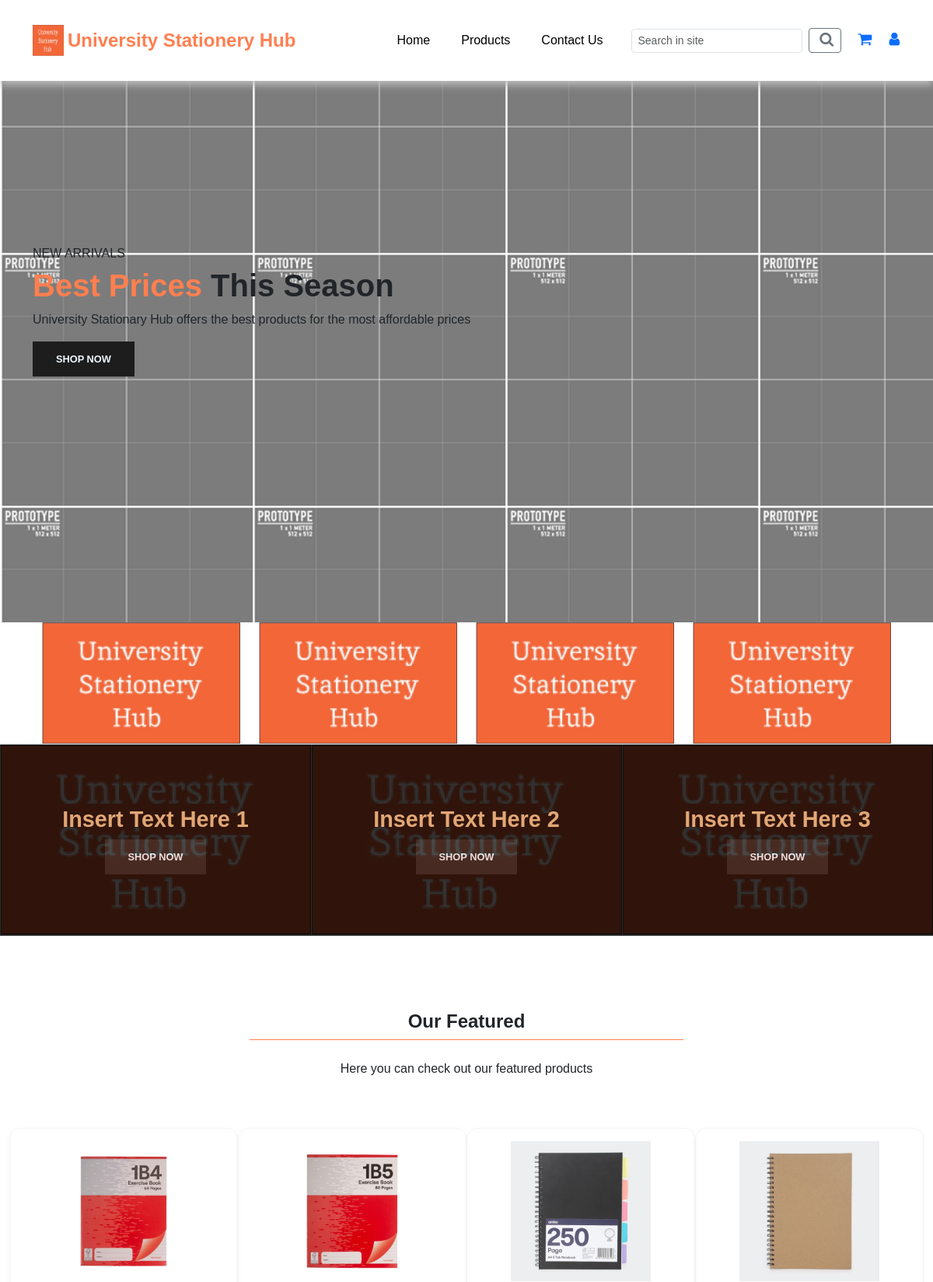
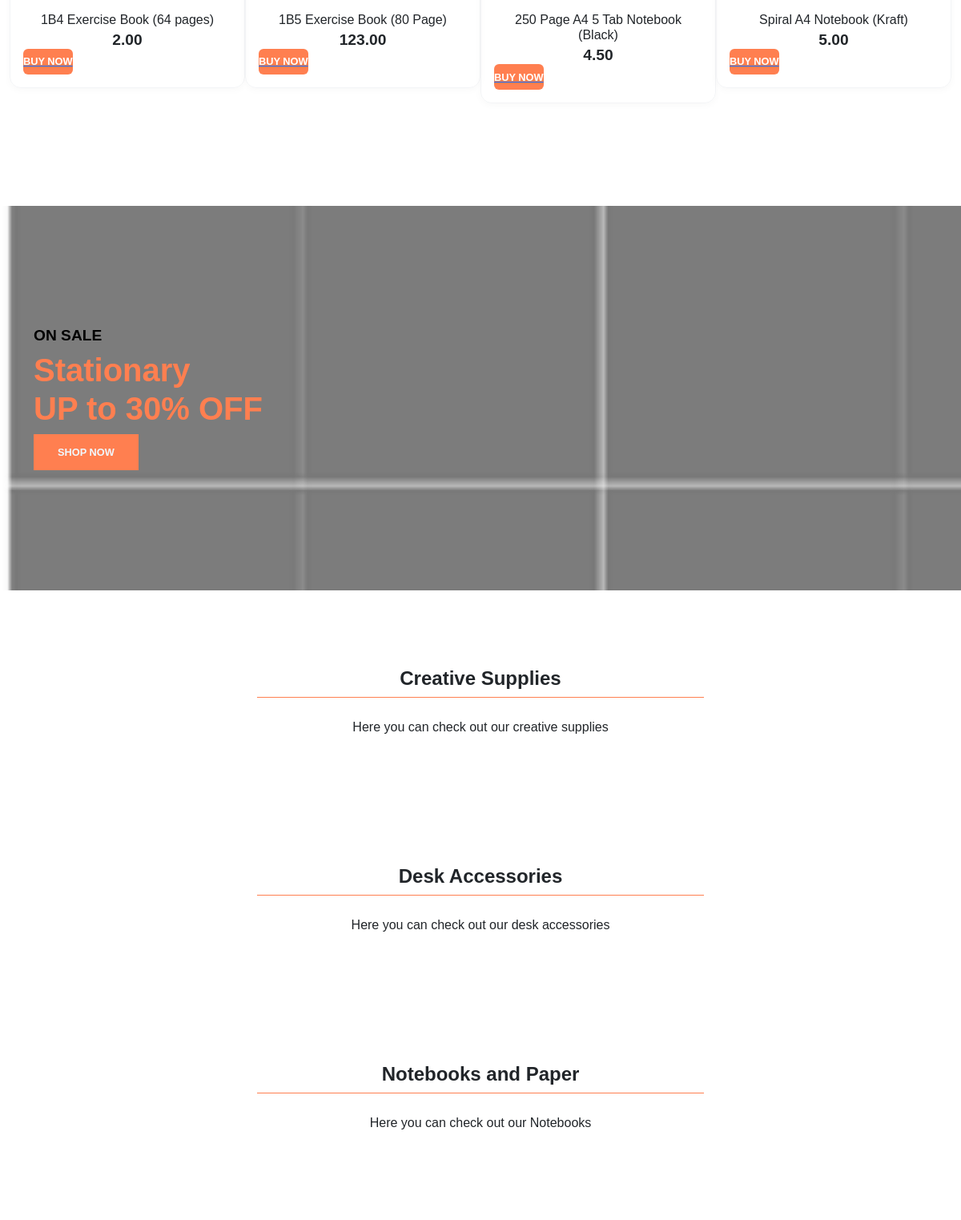
The page / (upper part) on the database its author committed (2 pictures, top to bottom).
### tables this page shows
CREATE TABLE `products` (
  `product_id` int(11) NOT NULL,
  `product_name` varchar(100) NOT NULL,
  `product_category` varchar(100) NOT NULL,
  `product_description` text NOT NULL,
  `product_image` varchar(255) NOT NULL,
  `product_image2` varchar(255) NOT NULL,
  `product_image3` varchar(255) NOT NULL,
  `product_image4` varchar(255) NOT NULL,
  `product_price` decimal(6,2) NOT NULL,
  `product_special_offer` int(2) NOT NULL,
  `product_stock` int(11) NOT NULL DEFAULT 0,
  `product_color` varchar(100) NOT NULL
);

### server/get_featured_products.php (called while the page is built)
<?php
include('connection.php');
$stmt = $conn->prepare("SELECT * FROM products LIMIT 4");
$stmt->execute();
$featured_products = $stmt->get_result();
?>

### index.php (the view, shortened to what this page needs)
<?php include('layouts/header.php') ?>
    <section id="home">
      <div class="container">
        <h5>NEW ARRIVALS</h5>
        <h1><span>Best Prices</span> This Season</h1>
        <p>
          University Stationary Hub offers the best products for the most
          affordable prices
        </p>
        <button>Shop Now</button>
      </div>
    </section>
    <section id="brand" class="container">
      <div class="row m-0">
        <img
          class="img-fluid col-lg-3 col-md-6 col-sm-12"
          src="assets/imgs/1.png"
          alt=""
        />
        <img
          class="img-fluid col-lg-3 col-md-6 col-sm-12"
          src="assets/imgs/1.png"
          alt=""
        />
        <img
          class="img-fluid col-lg-3 col-md-6 col-sm-12"
          src="assets/imgs/1.png"
          alt=""
        />
        <img
          class="img-fluid col-lg-3 col-md-6 col-sm-12"
          src="assets/imgs/1.png"
          alt=""
        />
      </div>
    </section>
    <section id="new" class="w-100">
      <div class="row p-0 m-0">
        <div class="one col-lg-4 col-md-12 col-sm-12 p-0">
          <div class="details">
            <h2>Insert Text Here 1</h2>
            <button class="text-uppercase">Shop Now</button>
          </div>
        </div>
        <div class="one col-lg-4 col-md-12 col-sm-12 p-0">
          <div class="details">
            <h2>Insert Text Here 2</h2>
            <button class="text-uppercase">Shop Now</button>
          </div>
        </div>
        <div class="one col-lg-4 col-md-12 col-sm-12 p-0">
          <div class="details">
            <h2>Insert Text Here 3</h2>
            <button class="text-uppercase">Shop Now</button>
          </div>
        </div>
      </div>
    </section>
    <section id="featured" class="my-5 pb-5">
      <div class="container text-center mt-5 py-5">
        <h3>Our Featured</h3>
        <hr class="mx-auto" />
        <p>Here you can check out our featured products</p>
      </div>
      <div class="row mx-auto container-fluid">
      <?php include('server/get_featured_products.php'); ?>
      <?php while($row= $featured_products-> fetch_assoc() ){ ?>
        <div class="product text-center col-lg-3 col-md-4 col-sm-12">
          <img class="img-fluid mb-3" src="assets/imgs/<?php echo $row ['product_image']; ?>" />
          <h5 class="p-name"><?php echo $row ['product_name']; ?></h5>
          <h4 class="p-price"><?php echo $row ['product_price']; ?></h4>
          <a href="<?php echo "single_product.php?product_id=". $row['product_id'];?>"> <button class="buy-btn">Buy Now</button> </a>
        </div>
      <?php } ?>
      </div>
    </section>
    <section id="banner" class="my-5 py-5">
      <div class="container">
        <h4>ON SALE</h4>
        <h1>
          Stationary <br />
          UP to 30% OFF
        </h1>
        <button class="text-uppercase">Shop Now</button>
      </div>
    </section>
    <section id="clothes" class="my-5">
      <div class="container text-center mt-5 py-5">
        <h3>Creative Supplies</h3>
        <hr class="mx-auto" />
        <p>Here you can check out our creative supplies</p>
      </div>
    </section>
    <section id="watches" class="my-5">
      <div class="container text-center mt-5 py-5">
        <h3>Desk Accessories</h3>
        <hr class="mx-auto" />
        <p>Here you can check out our desk accessories</p>
      </div>
    </section>
    <section id="shoes" class="my-5">
      <div class="container text-center mt-5 py-5">
        <h3>Notebooks and Paper</h3>
        <hr class="mx-auto" />
        <p>Here you can check out our Notebooks</p>
      </div>
    </section>
<?php include('layouts/footer.php') ?>

### assets/css/style.css (style rules this page uses)
* { margin: 0; padding: 0; box-sizing: border-box; }
body { font-family: "Poppins", sans-serif; }
h1 { font-size: 2.5rem; font-weight: 700; }
h2 { font-size: 1.8rem; font-weight: 600; }
h3 { font-size: 1.5rem; font-weight: 800; }
h4 { font-size: 1.2rem; font-weight: 600; }
h5 { font-size: 1rem; font-weight: 400; }
button { font-size: 0.8rem; font-weight: 900; outline: none; border: none; background-color: #1d1d1d; color: aliceblue; padding: 13px 30px; text-transform: uppercase; cursor: pointer; transition: 0.4s ease; }
#home { background-image: url(../imgs/gridBox.png); width: 100%; height: 100vh; background-size: cover; display: flex; flex-direction: column; justify-content: center; align-items: flex-start; }
#home span { color: coral; }
#new .one { position: relative; }
#new .one .details { position: absolute; top: 0; left: 0; color: burlywood; font-weight: bold; transition: 0.4s ease; opacity: 0.8; background-color: black; width: 100%; height: 100%; }
#new .one:nth-child(1) .details { display: flex; justify-content: center; flex-direction: column; align-items: center; text-align: center; }
#new .one:nth-child(2) .details { display: flex; justify-content: center; flex-direction: column; align-items: center; text-align: center; }
#new .one:nth-child(3) .details { display: flex; justify-content: center; flex-direction: column; align-items: center; text-align: center; }
.product { padding: 1rem; height: 100%; cursor: pointer; margin-bottom: 2rem; display: flex; flex-direction: column; }
.product img { max-height: 180px; display: block; margin: 0 auto 0.5rem auto; }
.product .p-name { margin-bottom: 0.25rem; font-size: 1rem; }
.product .p-price { font-weight: bold; margin-bottom: 0; }
.buy-btn { display: block; text-align: center; background-color: coral; color: #fff; border-radius: 6px; padding: 0.4rem 0; text-decoration: none; font-weight: 600; }
hr { width: 50%; margin: 5px auto; text-align: center; padding: 10px; border-top: 1px solid coral; opacity: 1; }
#banner { background-image: url(../imgs/gridBox.png); width: 100%; height: 60vh; background-size: cover; background-repeat: no-repeat; background-attachment: fixed; display: flex; flex-direction: column; justify-content: center; align-items: flex-start; }
#banner h1 { color: coral; }
#banner h4 { color: black; }
#banner button { background-color: coral; }
#featured .product { border: 1px solid #f3f4f6; border-radius: 14px; padding: 1rem; box-shadow: 0 2px 10px rgba(0, 0, 0, 0.03); }

### rows shown on the page
products: product_image (picture), product_name "1B4 Exercise Book (64 pages)", product_price "2.00"
products: product_image (picture), product_name "1B5 Exercise Book (80 Page)", product_price "123.00"
products: product_image (picture), product_name "250 Page A4 5 Tab Notebook (Black)", product_price "4.50"
products: product_image (picture), product_name "Spiral A4 Notebook (Kraft)", product_price "5.00"
